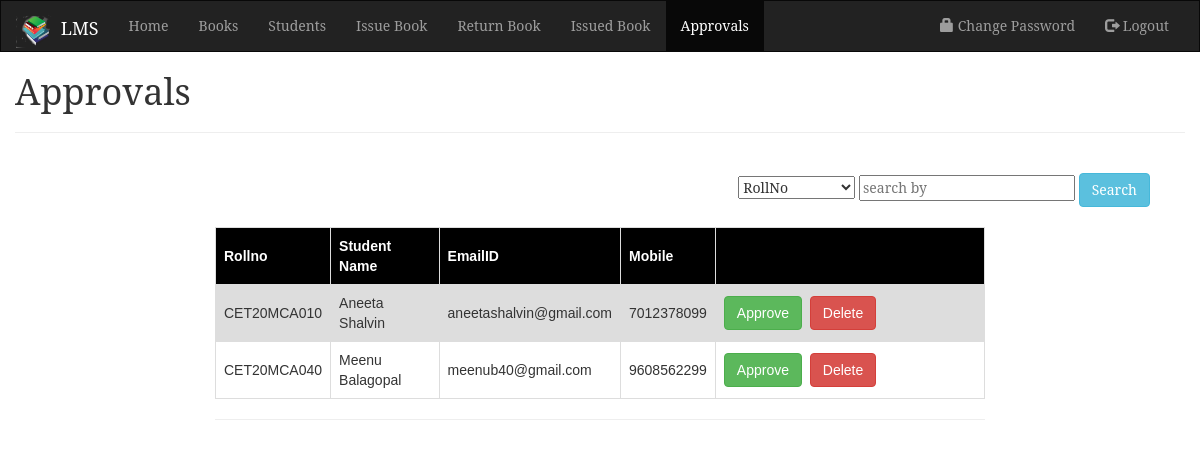
Screenshot of /admin_appr.php (signed in) with the database file from the repository.
### tables this page shows
CREATE TABLE `Student` (
  `stud_rollno` varchar(20) NOT NULL,
  `stud_name` varchar(30) NOT NULL,
  `stud_email` varchar(50) NOT NULL,
  `stud_mob` bigint NOT NULL,
  `stud_pwd` varchar(15) NOT NULL,
  `approval_status` tinyint(1) NOT NULL
);

### admin_appr.php (the view, shortened to what this page needs)
<?php
  include_once('config.php');
?>
<!DOCTYPE html>
<html lang="en" dir="ltr">
<head>
  <link rel="stylesheet" href="https://maxcdn.bootstrapcdn.com/bootstrap/3.4.1/css/bootstrap.min.css">
</head>
<body>
<nav class="navbar navbar-inverse">
  <div class="container-fluid">
    <div class="navbar-header">
      <a class="navbar-brand" href=""><p style="margin-top:-3px;color:white;"><img src="assets/image/logo-book.png" alt="" width="40" height="35">&nbsp;LMS</p></a>
    </div>
    <div class="collapse navbar-collapse" id="myNavbar">
      <ul class="nav navbar-nav">
        <li><a href="index_admin.php">Home</a></li>
        <li><a href="admin_book.php">Books</a></li>
        <li><a href="admin_stud.php">Students</a></li>
        <li><a href="admin_issue.php">Issue Book</a></li>
        <li><a href="admin_return.php">Return Book</a></li>
        <li><a href="admin_issued.php">Issued Book</a></li>
        <li class="active"><a href="">Approvals</a></li>
      </ul>
      <ul class="nav navbar-nav navbar-right">
        <li><a href="chnge_psswd.php"><span class="glyphicon glyphicon-lock"></span> Change Password</a></li>
        <li><a href="logout.php"><span class="glyphicon glyphicon-log-out"></span> Logout</a></li>
      </ul>
    </div>
  </div>
</nav>
<div class="container-fluid text-center">
  <div class="row content">
    <div class="col-sm-12 text-left">
      <h1>Approvals</h1>
      <hr>
    </div>
  </div>
  <br>
  <form class="" action="" method="post">
    <div class="input-append" align="right" style="margin-right:35px;">
      <select size="1" name="select" class="form-select form-select-sm" aria-label=".form-select-sm example">
        <option value="RollNo">RollNo</option>
      </select>
      <input type="text" placeholder="search by" id="searchby" name="searchby"/>
      <button class="btn btn-info" name="search">Search</button>
    </div>
    <br>
    <div class="row content">
      <div class="col-sm-2 text-left">
      </div>
      <div class="col-sm-8 text-left">
        <table>
          <tr>
            <th>Rollno</th>
            <th>Student Name</th>
            <th>EmailID</th>
            <th>Mobile</th>
            <th width="35%"></th>
          </tr>
          <?php
            if(isset($_REQUEST['search'])){
              $index = 1;
              $msg = "";
              $value = $_REQUEST['searchby'];
              if($_REQUEST['select']=='RollNo'){
                $var = 'stud_rollno';
              }
              else{
                $var = 'stud_name';
              }
              $query = "SELECT * FROM Student WHERE approval_status = 0 AND $var='".$value."'";
              $result = mysqli_query($con, $query);
              if(mysqli_num_rows($result)>0){
                while($row = mysqli_fetch_assoc($result)){
                  $msg .= "<tr id='".$index."'>
                              <td class='row-data'>".$row['stud_rollno']."</td>
                              <td class='row-data'>".$row['stud_name']."</td>
                              <td class='row-data'>".$row['stud_email']."</td>
                              <td class='row-data'>".$row['stud_mob']."</td>
                              <td>
                                <button class='btn btn-success' type='submit' name='approve' onclick='show()'>Approve</button>&nbsp;
                                <button class='btn btn-danger' type='submit' name='delete' onclick='show()'>Delete</button>
                              </td>
                            </tr>";
                }
              }
            }
            else{
              $index = 1;
              $msg = "";
              $query = "SELECT * FROM Student WHERE approval_status = 0";
              $result = mysqli_query($con, $query);
              if(mysqli_num_rows($result)>0){
                while($row = mysqli_fetch_assoc($result)){
                  $msg .= "<tr id='".$index++."'>
                              <td class='row-data'>".$row['stud_rollno']."</td>
                              <td class='row-data'>".$row['stud_name']."</td>
                              <td class='row-data'>".$row['stud_email']."</td>
                              <td class='row-data'>".$row['stud_mob']."</td>
                              <td>
                                <button class='btn btn-success' type='submit' name='approve' onclick='show()'>Approve</button>&nbsp;
                                <button class='btn btn-danger' type='submit' name='delete' onclick='show()'>Delete</button>
                              </td>
                            </tr>";
                }
              }
            }
            $msg.="<table>";
            echo $msg;
          ?>
      </div>
      <div class="col-sm-2 text-left">
      </div>
    </div>
  </form>
  <hr>
</div>
</body>
</html>

### admin_appr.php (style rules this page uses)
body { font-family: "Serif"; }
.navbar { margin-bottom: 0; border-radius: 0; }
table { font-family: arial, sans-serif; border-collapse: collapse; width: 100%; }
th { border: 1px solid #dddddd; text-align: left; padding: 8px; color: white; background-color: black; }
td { border: 1px solid #dddddd; text-align: left; padding: 8px; }
tr:nth-child(even) { background-color: #dddddd; }

### rows the page displays
student: stud_rollno "CET20MCA010", stud_name "Aneeta Shalvin", stud_email "aneetashalvin@gmail.com", stud_mob "7012378099"
student: stud_rollno "CET20MCA040", stud_name "Meenu Balagopal", stud_email "meenub40@gmail.com", stud_mob "9608562299"
